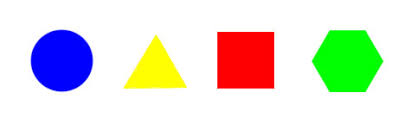
#> input picture 02_Image_Segmentation/shapes.jpg, 405 x 124 px
$ python Contours.py   (older library calls are emulated)
#> lines starting #> are read from the running program, lines starting #| are printed output that depends on the picture; after the words box and inside, x2 and y2 are one past the last pixel; in counts of white or black regions, pixels touching at a corner belong together
import cv2
import numpy as np


def read_img(img_path):
    img = cv2.imread(img_path)
    return img

def gray_img(img):
    return cv2.cvtColor(img,cv2.COLOR_BGR2GRAY)

def close_program(waited):
    cv2.waitKey(waited)
    cv2.destroyAllWindows()
    return

def find_contours(img):
    grayed = gray_img(img)
    canny_edged = cv2.Canny(grayed,30,160)
    _,contours, hierarchy = cv2.findContours(canny_edged,cv2.RETR_EXTERNAL,cv2.CHAIN_APPROX_NONE)
    return contours

def draw_contours_with_blank(row,col,contours):
    blank_backgroud = np.zeros((row,col,3))     # the 3rd parameter is the 3rd dimension for colorful
    cv2.drawContours(blank_backgroud,contours,-1,(0,255,0),3)
    cv2.imshow('Blank_Contours',blank_backgroud)

def sort_contoursArea(contours):
    return sorted(contours,key=cv2.contourArea,reverse=True) #from large to small areas

def draw_sortedAreaContours(img1,contours):
    sortedContours = sort_contoursArea(contours)

    for c in sortedContours:
        cv2.drawContours(img1,[c],-1,(255,0,0),3)
        cv2.imshow('sortedContours',img1)
        cv2.waitKey(0)

def xCoord_Contour(contours):
    if cv2.contourArea(contours) > 10:
        M = cv2.moments(contours)       #returns the centroids of each contours
        return (int(M['m10']/M['m00']))
def contours_Left_Right(contours):
    return sorted(contours,key = xCoord_Contour,reverse = False)

def contours_Right_Left(contours):
    return sorted(contours,key = xCoord_Contour,reverse = True)

def label_contour_center(org_img,contours):
    #sort contours from left to right
    sorted_con = contours_Left_Right(contours)
    for (i,ci) in enumerate(sorted_con):
        cv2.drawContours(org_img,[ci],-1,(0,255,0),3)
        M=cv2.moments(ci)
        cx=int(M['m10'] / M['m00'])
        cy=int(M['m01'] / M['m00'])
        #put balck circle at centroid
        cv2.circle(org_img,(cx,cy),5,(0,0,0),-1)
        #put the order of contour in it
        cv2.putText(org_img,str(i+1),(cx,cy+1),cv2.FONT_HERSHEY_SIMPLEX,1,(0,0,0),1)
        cv2.imshow('labeled_Contours',org_img)
        cv2.waitKey(0)


def cropContours(org_img,contours):
    #sort contours from left to right
    sorted_con = contours_Left_Right(contours)
    for (i,ci) in enumerate(sorted_con):
        cv2.drawContours(org_img,[ci],-1,(0,255,0),3)
        #get the dimensions of rectangle contatins the contour
        (x,y,w,h) = cv2.boundingRect(ci)
        #let's crop each contour and save it in image
        cropped = org_img[y:y+h , x:x+w]
        img_name = "Shape_"+str(i+1)+".jpg"
        cv2.imwrite(img_name,cropped)


def draw_ConvexHull(org_img,contours):
#draw smallest polygon contains the contour
    for c in contours:
        hull = cv2.convexHull(c)
        cv2.drawContours(org_img,[hull],-1,(22,111,33),2)
        cv2.imshow('Hulled',org_img)

def ShapeMatch(template,target):
    # in gray scale
    grayTemplate = gray_img(template)
    grayTarget = gray_img(target)
    #thresholding the temp and target
    _,threshTemp = cv2.threshold(grayTemplate,127,255,0)
    _,threshTargt = cv2.threshold(grayTarget,127,255,0)
    #find contours in template
    tempContours,_ = cv2.findContours(threshTemp,cv2.RETR_CCOMP,cv2.CHAIN_APPROX_SIMPLE)
    #SORT these contours descending w.r.t areas of contours
    tempContours_sorted = sort_contoursArea(tempContours)
    # get your template contour the 2nd largest contour
    tempContour = tempContours_sorted[1]
    #find all contours in target
    targetContours,_ = cv2.findContours(threshTargt,cv2.RETR_CCOMP,cv2.CHAIN_APPROX_SIMPLE)
    for c in targetContours:
        match = cv2.matchShapes(tempContour,c,1,0.0) # 1 here is match method to be used " math"
        #smaller match closer matchshape
        if match <.15:
            closestContour = c
        else:
            closestContour =[]
    cv2.drawContours(target,[closestContour],-1,(0,255,0),3)
    cv2.imshow('Matched Shapes',target)
    cv2.waitKey(0)

def main():
    # my code here
    img = read_img('shapes.jpg')
#> in read_img, img is the input picture: shape (124, 405, 3); mean B, G, R 212.8, 223.1, 222.6
    img1=img.copy()
    row,col,_ = img.shape
#> row = 124; col = 405
    #print(str(row)+"  "+str(col))
    contours = find_contours(img)
#> in find_contours, `canny_edged = cv2.Canny(grayed,30,160)`:
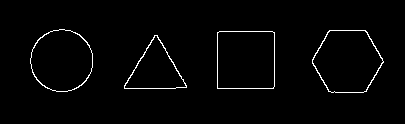
#> canny_edged: shape (124, 405); 1.9% white in thin lines or dots, all inside (x1, y1, x2, y2) = (30, 29, 384, 93)
#> in find_contours, `_,contours, hierarchy = cv2.findContours(canny_edged,cv2.RETR_EXTERNAL..`: contours = 4 contours; box (x1, y1, x2, y2) and area: (312, 30, 384, 93) 3359, (217, 31, 275, 89) 3244, (30, 29, 93, 92) 3038, (124, 35, 187, 89) 1772
    #cv2.drawContours(img,contours,-1,(0,255,0),3)
    draw_contours_with_blank(row,col,contours)
#> in draw_contours_with_blank, `cv2.drawContours(blank_backgroud,contours,-1,(0,255,0),3)`:
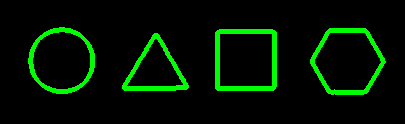
#> blank_backgroud: shape (124, 405, 3) float64; mean of channels 0, 1, 2 0, 19.4, 0; drawn as B, G, R
    print("# of Contours is : " + str(len(contours)))
#| # of Contours is : 4
    draw_sortedAreaContours(img.copy(),contours)
#> in draw_sortedAreaContours, `sortedContours = sort_contoursArea(contours)`: sortedContours has the same summary as contours in find_contours
#> the loop in draw_sortedAreaContours, `for c in sortedContours:` made 4 passes
#> after the loop in draw_sortedAreaContours, `for c in sortedContours:`:
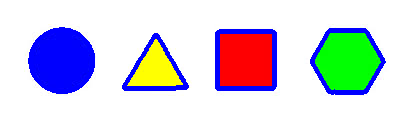
#> img1: shape (124, 405, 3); mean of channels 0, 1, 2 219.6, 208.5, 207.6; drawn as B, G, R
    draw_ConvexHull(img.copy(),contours)
#> the loop in draw_ConvexHull, `for c in contours:` made 4 passes
#> after the loop in draw_ConvexHull, `for c in contours:`:
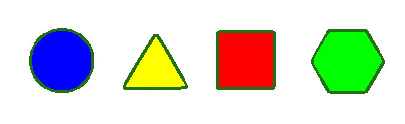
#> org_img: shape (124, 405, 3); mean of channels 0, 1, 2 205.1, 218.7, 214; drawn as B, G, R
    label_contour_center(img1,contours)
#> in xCoord_Contour, `M = cv2.moments(contours)`: M = moments, m00 1772.5, centre m10/m00, m01/m00 = (155, 69.57)
#> in label_contour_center, `sorted_con = contours_Left_Right(contours)`: sorted_con has the same summary as contours in find_contours
#> the loop in label_contour_center, `for (i,ci) in enumerate(sorted_con):` made 4 passes
#> (cx, cy) on passes 1 to 4: (61, 60), (155, 69), (245, 59), (347, 60)
#> pass 1, in label_contour_center, `cv2.imshow('labeled_Contours',org_img)`:
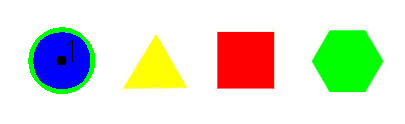
#> window 'labeled_Contours': shape (124, 405, 3); mean B, G, R 207.9, 225.1, 220.2
#> after the loop in label_contour_center, `for (i,ci) in enumerate(sorted_con):`:
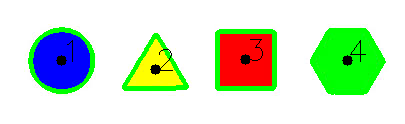
#> org_img: shape (124, 405, 3); mean B, G, R 199.6, 226.6, 206.4
    cropContours(img1,contours)
#> in cropContours, `sorted_con = contours_Left_Right(contours)`: sorted_con has the same summary as contours in find_contours
#> the loop in cropContours, `for (i,ci) in enumerate(sorted_con):` made 4 passes
#> (x, y, w, h, img_name) on passes 1 to 4: (30, 29, 63, 63, 'Shape_1.jpg'), (124, 35, 63, 54, 'Shape_2.jpg'), (217, 31, 58, 58, 'Shape_3.jpg'), (312, 30, 72, 63, 'Shape_4.jpg')
#> pass 3, in cropContours, `cropped = org_img[y:y+h , x:x+w]`:
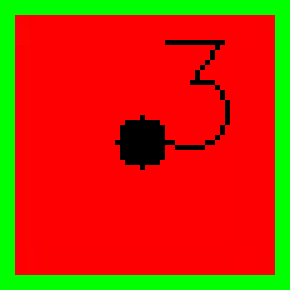
#> cropped: shape (58, 58, 3) (shown 5 times larger); mean B, G, R 1.6, 50.1, 194.4
#> after the loop in cropContours, `for (i,ci) in enumerate(sorted_con):`: org_img: shape (124, 405, 3); 0.02% of pixels changed, all inside (x1, y1, x2, y2) = (163, 49, 171, 60)
    close_program(0)


if __name__ == "__main__":
    main()
